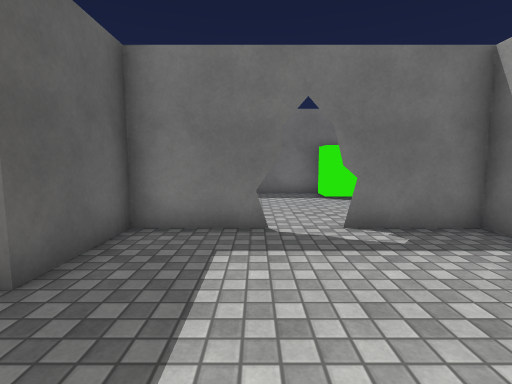
View 1 (above)

17 first-person views from a walk through a Unity game level. The camera is 1.3 m above the floor, tilts 6° down and sees 85° across. The floor is counted in squares, 1 m on a side. Each view is taken from the middle of a square. On the plan, view 1 faces up. The plan holds only what a view shows up to about 13 squares ahead; the rest is blank. The place goes on beyond the plan. The player character is not drawn. Surface patterns are stand-ins for the level's own textures.

View 2
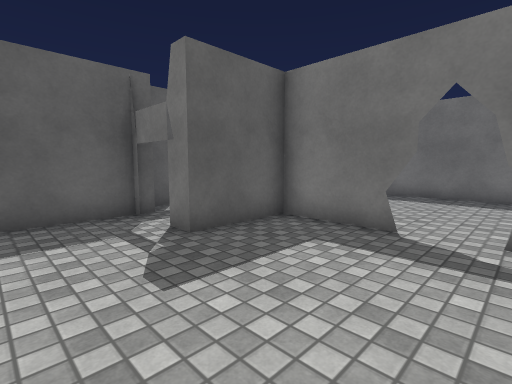

View 3
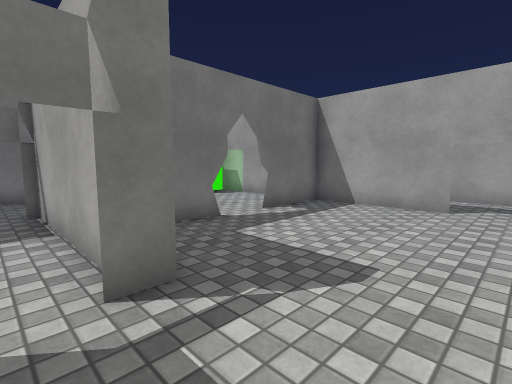

View 4
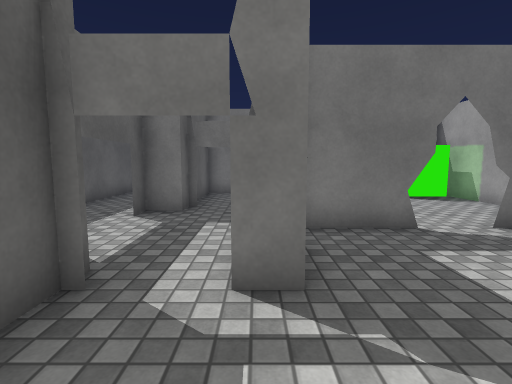

View 5
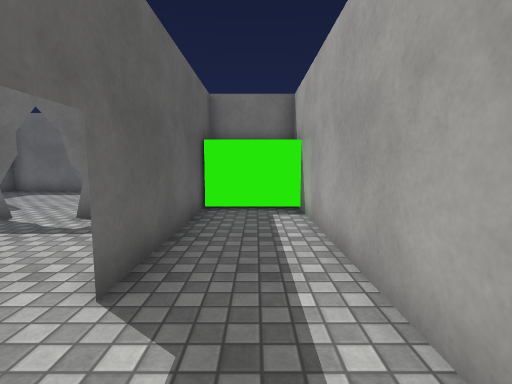

View 6
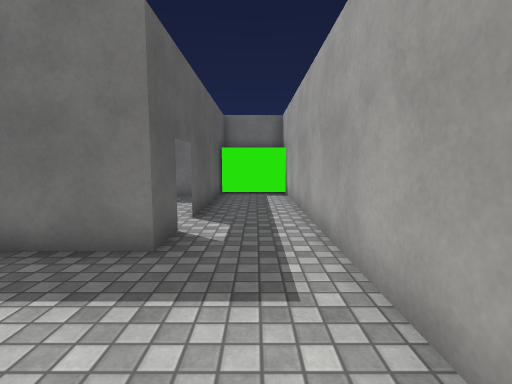

View 7
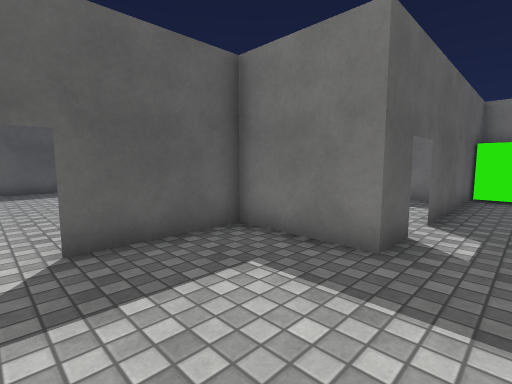

View 8
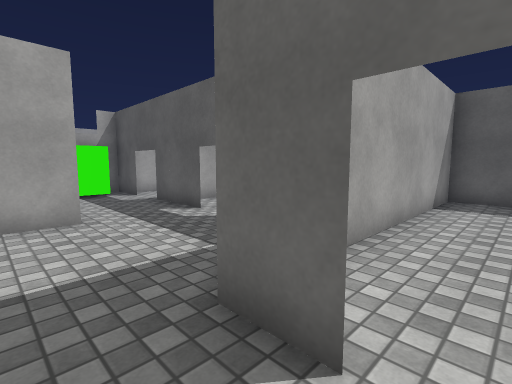

View 9
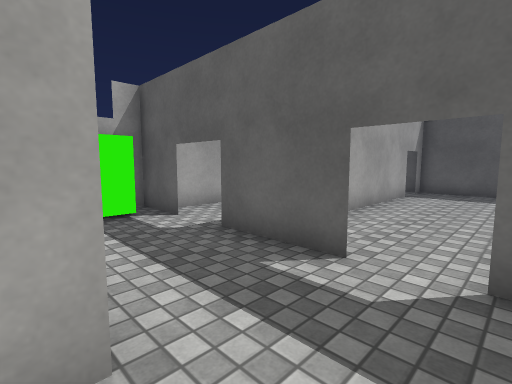

View 10
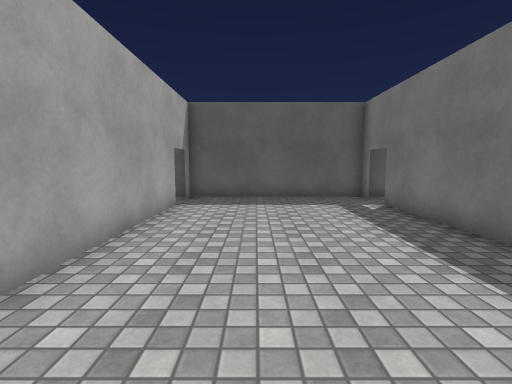

View 11
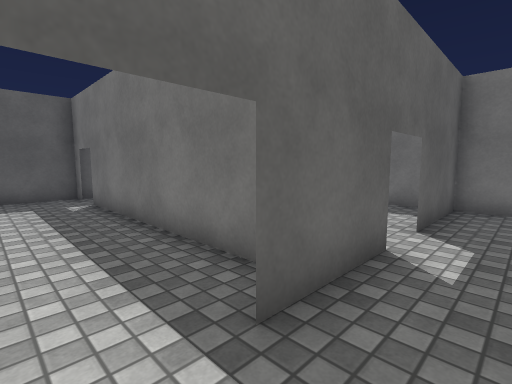

View 12
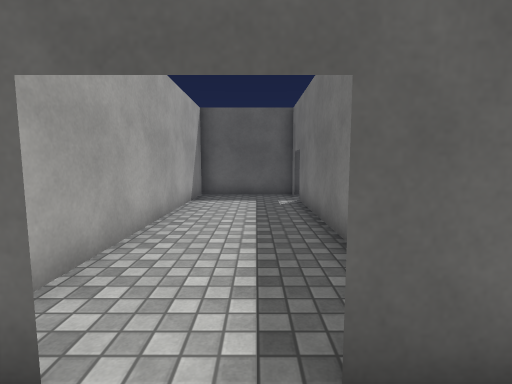

View 13
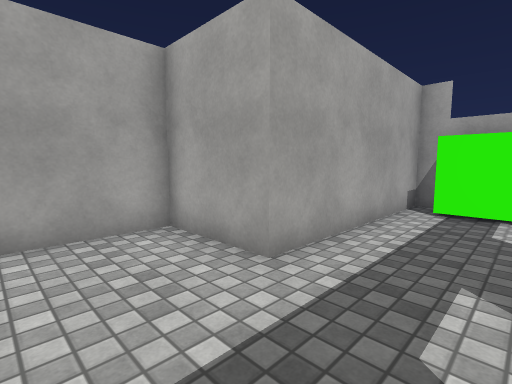

View 14
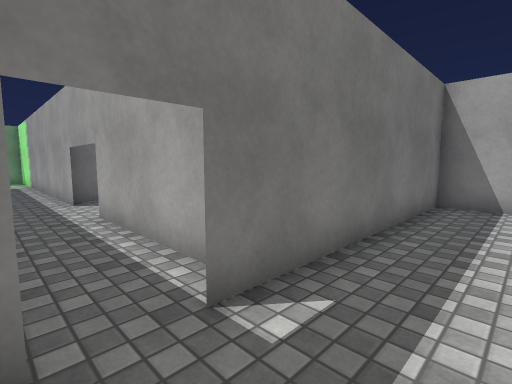

View 15
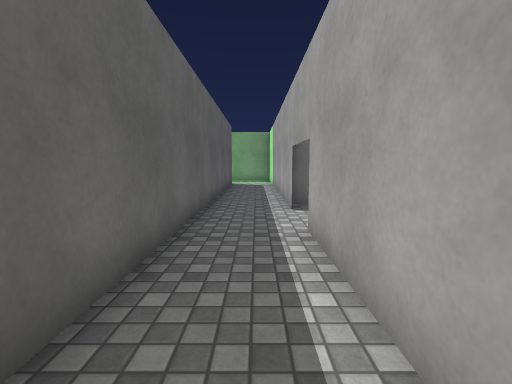

View 16
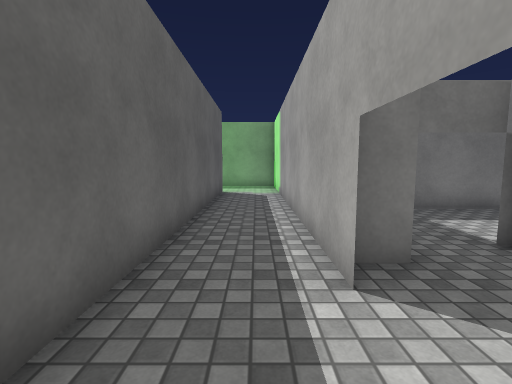

View 17
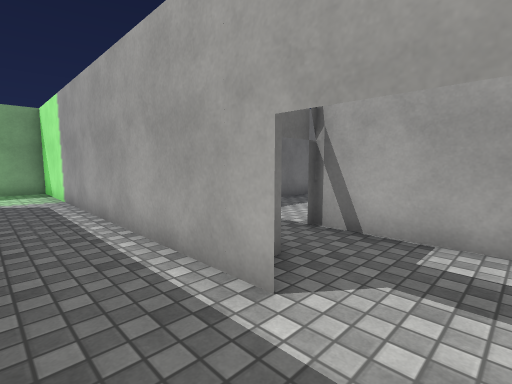

### Floor plan
Points are (right, up) in squares from view 1. A wall is a line through its corners. A room is listed if a view was taken in it or the views show most of it. See-through windows are left out.
Room 1 (views 1, 2, 3, 4)
walls: (0.6, 5.5) (-2.5, 5.5) (-2.5, 2.7) (-3.2, 2.7); (4.5, 1.4) (4.5, 5.5) (1.5, 5.5); (-5, 3.4) (-5, -1) (2, -1)
ways out: opening at (4, 1) to room 3; opening at (1, 6) to room 6; opening at (-4, 3) to room 7
Room 2 (views 5, 6, 7, 9, 10, 11, 12, 13)
walls: (0.5, -7.5) (-6.6, -7.5); (1.5, -10.1) (1.5, -11.5); (1.5, -5.6) (1.5, -8.5); (4.5, -11.5) (4.5, -5.7) (7.3, -5.7) (7.3, 0.5); (1.5, -1) (1.5, -4.2); (-7.9, -7.5) (-8.5, -7.5); (-8.5, -6.5) (-8.5, -11.2) (1.1, -11.2); (4.5, 0.4) (4.5, -1) (1, -1)
ways out: opening at (5.5, -0.5) to room 3; opening at (-7, -7) to room 4; opening at (1, -5) to room 4
objects: block (3, -11)
Room 3 (view 8)
walls: (4.5, 7.4) (4.5, 1.5); (7.3, 0.5) (7.3, 6.8) (4.5, 6.8)
ways out: opening at (4, 1) to room 1; opening at (5.5, -0.5) to room 2
Room 4 (views 14, 15)
walls: (-6.6, -7.5) (0.4, -7.5); (-7.8, -1) (-8.5, -1); (1.5, -2.6) (1.5, -1); (-8.5, -7.5) (-7.9, -7.5); (-8.5, -0.5) (-8.5, -6.5); (1, -1) (-6.6, -1)
ways out: opening at (-7, -7) to room 2; opening at (1, -5) to room 2; opening at (-7, -1) to room 5
Room 5 (views 16, 17)
walls: (-6, 6.6) (-6, 15.5); (-5, 7.5) (-6, 7.5); (-6, -0.1) (-6, 4.4); (-8.5, 15.5) (-8.5, -0.5)
ways out: opening at (-7, -1) to room 4; opening at (-6, 5.5) to room 7
Room 6 (no view inside)
walls: (2.8, 11.8) (-5, 11.8) (-5, 8.5); (4.5, 7.8) (4.5, 11)
ways out: opening at (1, 6) to room 1; opening at (-4, 8) to room 7
objects: block (3, 10) to (4, 11)
Room 7 (no view inside)
walls: (-6, 7.5) (-6, 6.8); (-3, 3.6) (-3, 8.2); (-6, 4.2) (-6, 3.6); (-5, 8.5) (-5, 7.5)
ways out: opening at (-4, 3) to room 1; opening at (-6, 5.5) to room 5; opening at (-4, 8) to room 6

Where each view was taken, in squares from view 1:
view 1: 0 up, 0 right, facing up
view 2: 0 up, 2 right, facing up-left
view 3: 0 up, 4 left, facing up-right
view 4: 0 up, 3 left, facing up
view 5: 1 down, 6 right, facing up
view 6: 5 down, 6 right, facing up
view 7: 5 down, 6 right, facing up-left
view 8: 1 up, 6 right, facing down-left
view 9: 4 down, 5 right, facing down-left
view 10: 5 down, 2 right, facing left
view 11: 10 down, 3 right, facing up-left
view 12: 9 down, 3 right, facing left
view 13: 3 down, 2 right, facing down-right
view 14: 3 down, 8 left, facing up-right
view 15: 1 down, 7 left, facing up
view 16: 4 up, 7 left, facing up
view 17: 5 up, 8 left, facing up-right
